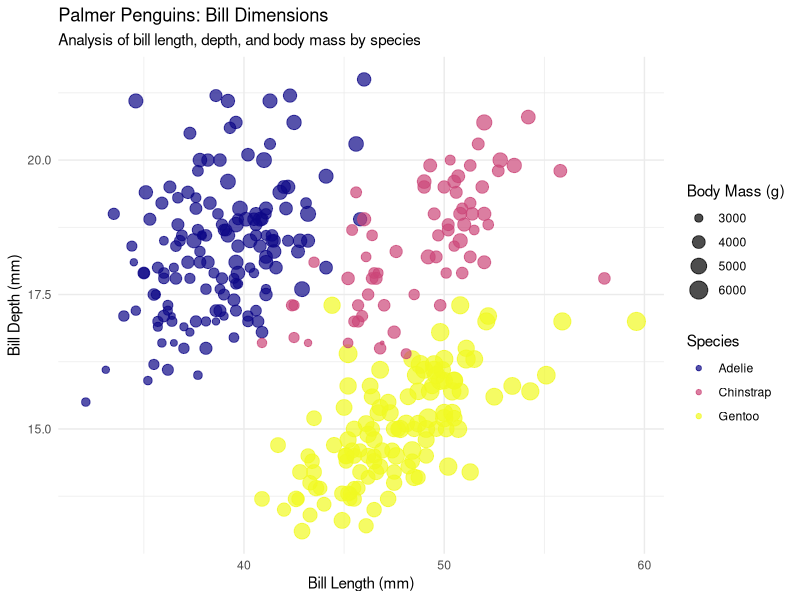

Source code (R):
## ---- chunk 1
#| echo: false
#| message: false
library(tidyverse)
library(palmerpenguins)
## ---- chunk 2
#| echo: false
penguins %>%
  drop_na() %>% # Ensure there are no missing values
  ggplot(aes(x = bill_length_mm, 
             y = bill_depth_mm, 
             color = species, 
             size = body_mass_g)) +
  geom_point(alpha = 0.7) +
  theme_minimal() +
  labs(
    title = "Palmer Penguins: Bill Dimensions",
    subtitle = "Analysis of bill length, depth, and body mass by species",
    x = "Bill Length (mm)",
    y = "Bill Depth (mm)",
    color = "Species",
    size = "Body Mass (g)"
  ) +
  scale_color_viridis_d(option = "plasma") # Using a beautiful color palette
